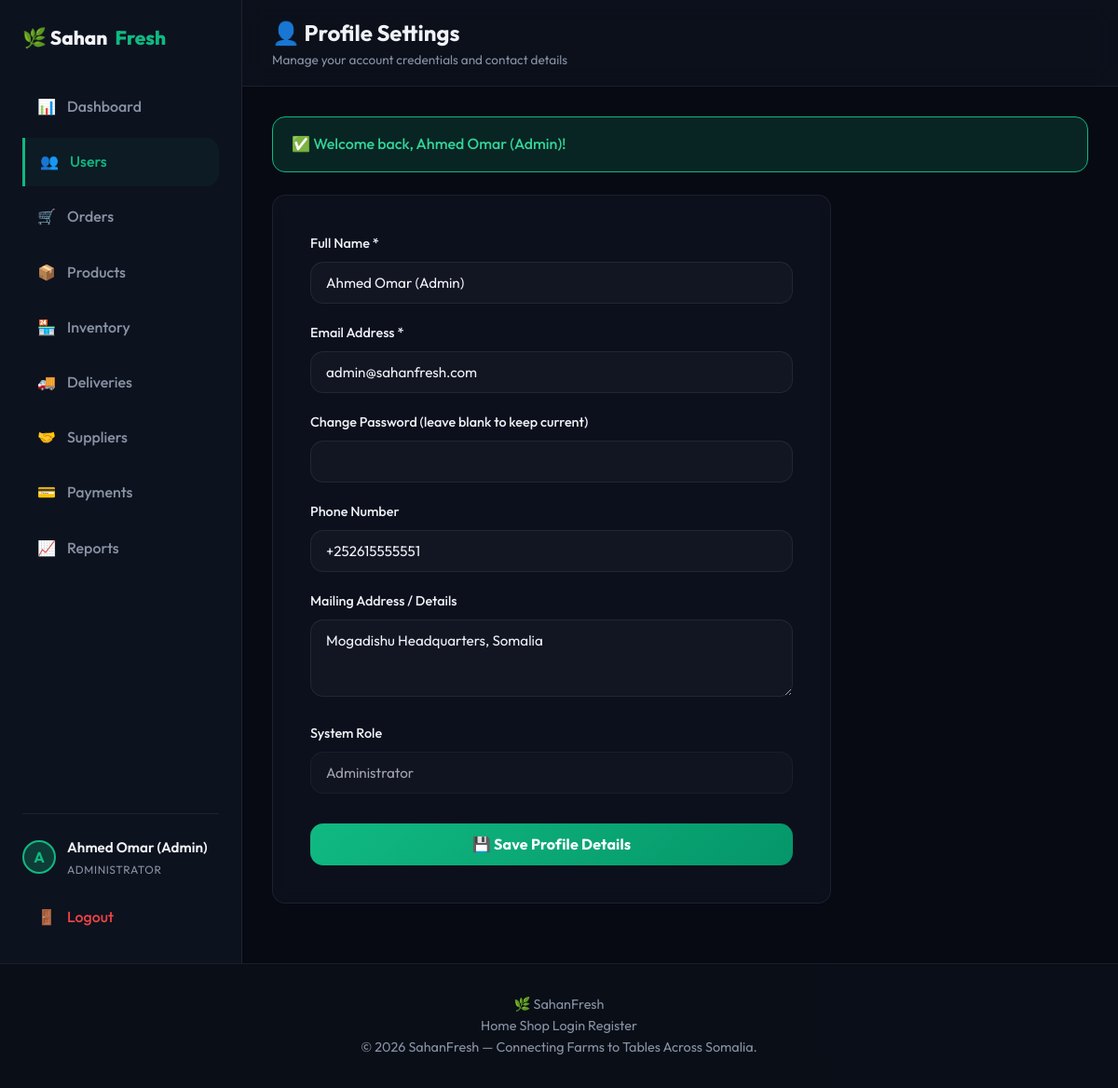
Page /users/profile.php (signed in) on the committed database.
### tables this page shows
CREATE TABLE IF NOT EXISTS `users` (
  `id` INT AUTO_INCREMENT PRIMARY KEY,
  `name` VARCHAR(100) NOT NULL,
  `email` VARCHAR(100) NOT NULL UNIQUE,
  `password` VARCHAR(255) NOT NULL,
  `role` ENUM('admin', 'supplier', 'customer', 'driver') NOT NULL,
  `phone` VARCHAR(20) DEFAULT NULL,
  `address` TEXT DEFAULT NULL,
  `created_at` TIMESTAMP DEFAULT CURRENT_TIMESTAMP,
  `updated_at` TIMESTAMP DEFAULT CURRENT_TIMESTAMP ON UPDATE CURRENT_TIMESTAMP
);

### config/session.php (called while the page is built, shortened)
<?php
function is_logged_in() {
    return isset($_SESSION['user_id']);
}
function get_logged_in_user() {
    return [
        'id' => $_SESSION['user_id'],
        'name' => $_SESSION['user_name'],
        'email' => $_SESSION['user_email'],
        'role' => $_SESSION['user_role'],
        'phone' => isset($_SESSION['user_phone']) ? $_SESSION['user_phone'] : '',
        'address' => isset($_SESSION['user_address']) ? $_SESSION['user_address'] : ''
    ];
}
function get_flash_message($type) {
    if (isset($_SESSION['flash'][$type])) {
        $msg = $_SESSION['flash'][$type];
        return $msg;
    }
    return null;
}
?>

### users/profile.php (the view, shortened to what this page needs)
<?php
require_once __DIR__ . '/../config/database.php';
require_once __DIR__ . '/../config/session.php';
$user = get_logged_in_user();
$isAdminPage = in_array($user['role'], ['admin', 'supplier', 'driver']);
$stmt = $conn->prepare("SELECT * FROM users WHERE id = ?");
$stmt->execute([$user['id']]);
$userProfile = $stmt->fetch(PDO::FETCH_ASSOC);
include __DIR__ . '/../includes/header.php';
?>
<?php if ($isAdminPage): ?>
<div class="dashboard-layout">
<?php include __DIR__ . '/../includes/sidebar.php'; ?>
<div class="dashboard-main">
<div class="dashboard-header">
    <div class="dashboard-title">
        <h2>👤 Profile Settings</h2>
        <p>Manage your account credentials and contact details</p>
    </div>
</div>
<div class="dashboard-content">
<?php else: ?>
<?php include __DIR__ . '/../includes/navbar.php'; ?>
<div style="max-width:800px; margin:3rem auto; padding:0 1.5rem;">
    <h1 style="font-size:2rem; font-weight:800; margin-bottom:2rem;">👤 Profile Settings</h1>
<?php endif; ?>
    <?php if ($msg = get_flash_message('success')): ?>
    <div class="alert alert-success">✅ <?php echo htmlspecialchars($msg); ?></div>
    <?php endif; ?>
    <div class="table-container" style="max-width:600px; padding:2.5rem;">
        <form method="POST">
            <div class="form-group">
                <label class="form-label" for="name">Full Name *</label>
                <input class="form-control" type="text" name="name" id="name" value="<?php echo htmlspecialchars($_POST['name'] ?? $userProfile['name']); ?>" required>
            </div>
            <div class="form-group">
                <label class="form-label" for="email">Email Address *</label>
                <input class="form-control" type="email" name="email" id="email" value="<?php echo htmlspecialchars($_POST['email'] ?? $userProfile['email']); ?>" required>
            </div>
            <div class="form-group">
                <label class="form-label" for="password">Change Password (leave blank to keep current)</label>
                <input class="form-control" type="password" name="password" id="password">
            </div>
            <div class="form-group">
                <label class="form-label" for="phone">Phone Number</label>
                <input class="form-control" type="text" name="phone" id="phone" value="<?php echo htmlspecialchars($_POST['phone'] ?? $userProfile['phone']); ?>">
            </div>
            <div class="form-group">
                <label class="form-label" for="address">Mailing Address / Details</label>
                <textarea class="form-control" name="address" id="address" rows="3"><?php echo htmlspecialchars($_POST['address'] ?? $userProfile['address']); ?></textarea>
            </div>
            <div class="form-group">
                <label class="form-label">System Role</label>
                <input class="form-control" type="text" value="<?php echo ROLES[$userProfile['role']]; ?>" disabled style="opacity: 0.65; cursor: not-allowed;">
            </div>
            <div style="margin-top:2rem;">
                <button type="submit" class="btn btn-primary" style="width:100%; font-size:1rem; padding:.8rem;">💾 Save Profile Details</button>
            </div>
        </form>
    </div>
<?php if ($isAdminPage): ?>
</div></div></div>
<?php else: ?>
</div>
<?php endif; ?>
<?php include __DIR__ . '/../includes/footer.php'; ?>

### includes/sidebar.php (shortened to what this page needs)
<?php
require_once __DIR__ . '/../config/session.php';
$user = get_logged_in_user();
$currentPage = basename($_SERVER['PHP_SELF']);
$currentDir = basename(dirname($_SERVER['PHP_SELF']));
$adminMenu = [
    ['icon'=>'📊','label'=>'Dashboard','href'=>BASE_URL.'dashboard/index.php','dir'=>'dashboard','page'=>'index.php'],
    ['icon'=>'👥','label'=>'Users','href'=>BASE_URL.'users/index.php','dir'=>'users','page'=>''],
    ['icon'=>'🛒','label'=>'Orders','href'=>BASE_URL.'orders/index.php','dir'=>'orders','page'=>''],
    ['icon'=>'📦','label'=>'Products','href'=>BASE_URL.'products/index.php','dir'=>'products','page'=>''],
    ['icon'=>'🏪','label'=>'Inventory','href'=>BASE_URL.'inventory/index.php','dir'=>'inventory','page'=>''],
    ['icon'=>'🚚','label'=>'Deliveries','href'=>BASE_URL.'deliveries/index.php','dir'=>'deliveries','page'=>''],
    ['icon'=>'🤝','label'=>'Suppliers','href'=>BASE_URL.'suppliers/index.php','dir'=>'suppliers','page'=>''],
    ['icon'=>'💳','label'=>'Payments','href'=>BASE_URL.'payments/index.php','dir'=>'payments','page'=>''],
    ['icon'=>'📈','label'=>'Reports','href'=>BASE_URL.'reports/sales.php','dir'=>'reports','page'=>''],
];
$menu = [];
if ($user) {
    switch ($user['role']) {
        case 'admin':    $menu = $adminMenu; break;
    }
}
?>
<aside class="sidebar">
    <div class="sidebar-brand">🌿 Sahan<span>Fresh</span></div>
    <ul class="sidebar-menu">
        <?php foreach ($menu as $item):
            $isActive = ($currentDir === $item['dir']) || ($item['page'] && $currentPage === $item['page']);
        ?>
        <li>
            <a href="<?php echo $item['href']; ?>" class="sidebar-link <?php echo $isActive ? 'active' : ''; ?>">
                <span><?php echo $item['icon']; ?></span>
                <?php echo $item['label']; ?>
            </a>
        </li>
        <?php endforeach; ?>
    </ul>
    <div class="sidebar-user">
        <div style="display:flex;align-items:center;gap:0.75rem;">
            <div style="width:36px;height:36px;border-radius:50%;background:var(--primary-glow);border:2px solid var(--primary);display:flex;align-items:center;justify-content:center;font-weight:700;color:var(--primary);flex-shrink:0;">
                <?php echo strtoupper(substr($user['name'] ?? 'U', 0, 1)); ?>
            </div>
            <div style="overflow:hidden;">
                <div class="sidebar-user-name"><?php echo htmlspecialchars($user['name'] ?? ''); ?></div>
                <div class="sidebar-user-role"><?php echo ROLES[$user['role']] ?? ''; ?></div>
            </div>
        </div>
        <a href="<?php echo BASE_URL; ?>auth/logout.php" class="sidebar-link" style="margin-top:1rem;color:var(--danger);">
            <span>🚪</span> Logout
        </a>
    </div>
</aside>

### assets/css/style.css (style rules this page uses)
:root { --bg-main: #07090f; --bg-card: rgba(13, 18, 32, 0.8); --bg-header: rgba(7, 9, 15, 0.7); --border-color: rgba(255, 255, 255, 0.07); --primary: #10b981; --primary-hover: #059669; --primary-glow: rgba(16, 185, 129, 0.25); --accent: #6366f1; --accent-glow: rgba(99, 102, 241, 0.2); --danger: #ef4444; --warning: #f59e0b; --info: #0ea5e9; --text-main: #f0f2f7; --text-muted: #8892a4; --text-dark: #111827; --font-sans: 'Outfit', -apple-system, BlinkMacSystemFont, "Segoe UI", Roboto, sans-serif; --transition: all 0.3s cubic-bezier(0.4, 0, 0.2, 1); --radius: 14px; --radius-sm: 8px; }
* { margin: 0; padding: 0; box-sizing: border-box; }
body { font-family: var(--font-sans); background-color: var(--bg-main); color: var(--text-main); line-height: 1.6; min-height: 100vh; display: flex; flex-direction: column; overflow-x: hidden; }
body::before { content: ''; position: fixed; top: -20%; left: -15%; width: 55%; height: 55%; background: radial-gradient(circle, rgba(16, 185, 129, 0.04) 0%, transparent 70%); z-index: -1; pointer-events: none; }
body::after { content: ''; position: fixed; bottom: -20%; right: -15%; width: 55%; height: 55%; background: radial-gradient(circle, rgba(99, 102, 241, 0.04) 0%, transparent 70%); z-index: -1; pointer-events: none; }
a { color: inherit; text-decoration: none; transition: var(--transition); }
.btn { display: inline-flex; align-items: center; justify-content: center; padding: 0.65rem 1.3rem; font-weight: 700; border-radius: var(--radius); transition: var(--transition); cursor: pointer; font-size: 0.9rem; border: none; gap: 0.5rem; letter-spacing: .01em; font-family: var(--font-sans); }
.btn-primary { background: linear-gradient(135deg, var(--primary), #059669); color: #fff; box-shadow: 0 0 0 rgba(16,185,129,0); }
.form-group { margin-bottom: 1.25rem; }
.form-label { display: block; font-size: 0.9rem; font-weight: 500; margin-bottom: 0.5rem; color: var(--text-main); }
.form-control { width: 100%; padding: 0.75rem 1rem; background-color: rgba(255, 255, 255, 0.03); border: 1px solid var(--border-color); border-radius: var(--radius); color: var(--text-main); font-family: inherit; font-size: 0.95rem; transition: var(--transition); }
.alert { padding: 1rem 1.25rem; border-radius: var(--radius); margin-bottom: 1.5rem; font-weight: 500; display: flex; align-items: center; gap: 0.75rem; }
.alert-success { background-color: rgba(16, 185, 129, 0.15); border: 1px solid var(--primary); color: #34d399; }

### rows in the picture
users: name "A", name "Ahmed Omar (Admin)", role "ADMINISTRATOR", email "admin@sahanfresh.com", phone "+252615555551", address "Mogadishu Headquarters, Somalia", role "Administrator"

### other values in the picture
$item['icon'] "📊"
$item['label'] "Dashboard"
$item['icon'] "👥"
$item['label'] "Users"
$item['icon'] "🛒"
$item['label'] "Orders"
$item['icon'] "📦"
$item['label'] "Products"
$item['icon'] "🏪"
$item['label'] "Inventory"
$item['icon'] "🚚"
$item['label'] "Deliveries"
$item['icon'] "🤝"
$item['label'] "Suppliers"
$item['icon'] "💳"
